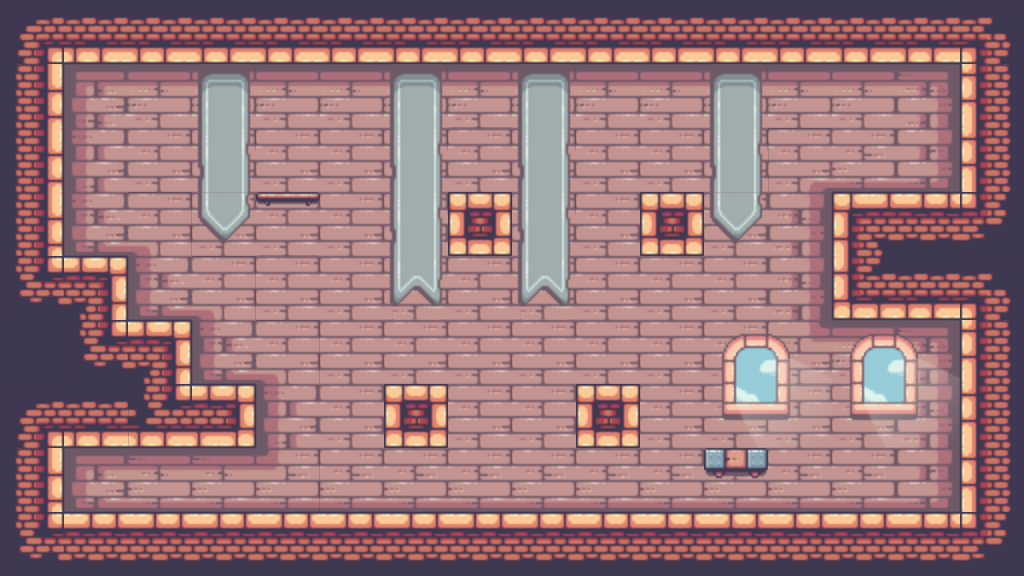

A 2D game scene composited from a Tiled map and its tileset images. What follows is a short description and the map's XML, with every tile layer's data as written:
An orthogonal 16x9 tile map with 64x64 px tiles, 3 tile layers (Background, Tiles, Decorations), 1 hidden layer not drawn, 3 tilesets and 7 objects.

<map version="1.10" tiledversion="1.10.2" orientation="orthogonal" renderorder="right-down" width="16" height="9" tilewidth="64" tileheight="64" infinite="0" nextlayerid="6" nextobjectid="31">
 <editorsettings>
  <export target="../EEE.js" format="js" />
 </editorsettings>
 <tileset firstgid="1" source="../tilesets/Main.tsx" />
 <tileset firstgid="248" source="../tilesets/Misc.tsx" />
 <tileset firstgid="251" source="../tilesets/Decorations.tsx" />
 <layer id="1" name="Background" width="16" height="9">
  <data encoding="csv">
41,41,41,41,41,41,41,41,41,41,41,41,41,41,41,41,
41,41,41,41,41,41,41,41,41,41,41,41,41,41,41,41,
41,41,41,41,41,41,41,41,41,41,41,41,41,41,41,41,
41,41,41,41,41,41,41,41,41,41,41,41,41,41,41,41,
41,41,41,41,41,41,41,41,41,41,41,41,41,41,41,41,
41,41,41,41,41,41,41,41,41,41,41,41,41,41,41,41,
41,41,41,41,41,41,41,41,41,41,41,41,41,41,41,41,
41,41,41,41,41,41,41,41,41,41,41,41,41,41,41,41,
41,41,41,41,41,41,41,41,41,41,41,41,41,41,41,41
</data>
 </layer>
 <layer id="2" name="Tiles" width="16" height="9">
  <data encoding="csv">
27,60,60,60,60,60,60,60,60,60,60,60,60,60,60,28,
42,135,136,136,136,136,136,136,136,136,136,136,136,136,137,40,
42,154,155,155,155,155,155,155,155,155,155,155,141,174,175,40,
42,173,142,155,155,155,155,101,155,155,101,155,156,21,22,47,
46,23,173,142,155,155,155,155,155,155,155,155,156,59,60,28,
41,46,23,173,142,155,155,155,155,155,155,155,160,136,137,40,
27,60,103,99,154,155,101,155,155,101,155,155,155,155,156,40,
42,211,212,212,218,174,174,174,174,174,174,174,174,174,175,40,
46,22,22,22,22,22,22,22,22,22,22,22,22,22,22,47
</data>
 </layer>
 <layer id="4" name="Decorations" width="16" height="9">
  <data encoding="csv">
0,0,0,0,0,0,0,0,0,0,0,0,0,0,0,0,
0,0,0,259,0,0,259,253,259,0,0,259,0,0,0,0,
0,0,0,266,0,0,266,0,266,0,0,266,0,0,0,0,
0,0,0,280,263,0,266,0,266,0,0,280,0,0,0,0,
0,0,0,0,0,0,273,0,273,0,0,0,0,0,0,0,
0,0,0,0,0,0,0,0,0,0,0,274,275,274,275,0,
0,0,0,0,0,0,0,0,0,0,0,281,282,281,282,0,
0,0,0,0,0,0,0,0,0,0,0,270,0,0,0,0,
0,0,0,0,0,0,0,0,0,0,0,0,0,0,0,0
</data>
 </layer>
 <objectgroup id="3" name="Misc">
  <object id="12" gid="249" x="919" y="510" width="44" height="32" />
  <object id="13" gid="249" x="897" y="509" width="44" height="32" />
  <object id="14" gid="249" x="920" y="479" width="44" height="32" />
  <object id="18" gid="249" x="80" y="512" width="44" height="32" />
  <object id="19" gid="249" x="61" y="512" width="44" height="32" />
  <object id="20" gid="249" x="62" y="483" width="44" height="32" />
  <object id="21" gid="248" x="849" y="191" width="92" height="112" />
 </objectgroup>
 <layer id="5" name="Collisions" width="16" height="9" visible="0" opacity="0.46">
  <data encoding="csv">
250,250,250,250,250,250,250,250,250,250,250,250,250,250,250,250,
250,0,0,0,0,0,0,0,0,0,0,0,0,0,0,250,
250,0,0,0,0,0,0,0,0,0,0,0,0,0,0,250,
250,0,0,0,250,0,0,250,0,0,250,0,0,250,250,250,
250,250,0,0,0,0,0,0,0,0,0,0,0,250,250,250,
0,250,250,0,0,0,0,0,0,0,0,0,0,0,0,250,
250,250,250,250,0,0,250,0,0,250,0,0,0,0,0,250,
250,250,0,0,0,0,0,0,0,0,0,250,0,0,250,250,
250,250,250,250,250,250,250,250,250,250,250,250,250,250,250,250
</data>
 </layer>
</map>
